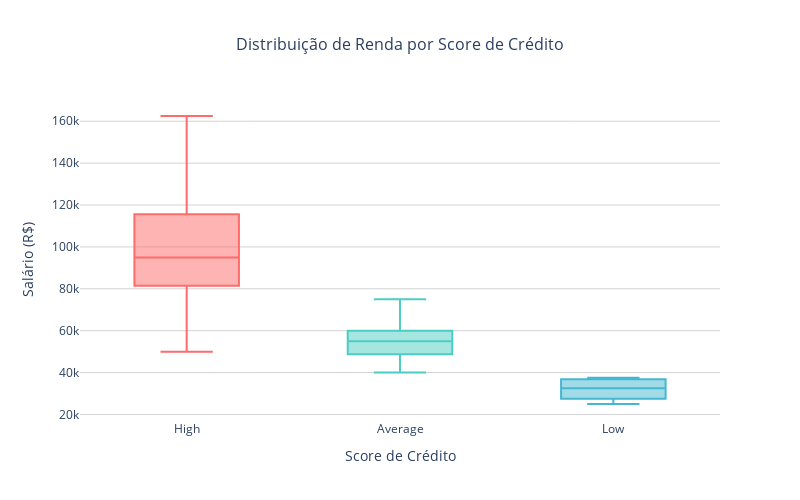

Notebook cell for this chart:
### Markdown cell above
#### 3.2.4 Income e Credit Score

### Code cell
fig1 = px.box(df,
    x='Credit Score',
    y='Income',
    title='Boxplot de Renda por Score de Crédito',
    labels={'Credit Score': 'Score de Crédito', 'Income': 'Salário'},
    color='Credit Score',
    color_discrete_sequence=['#FF6B6B', '#4ECDC4', '#45B7D1']
)

fig1.update_layout(
    title={
        'text': 'Distribuição de Renda por Score de Crédito',
        'x': 0.5,  # Centraliza o título
        'xanchor': 'center',
        'font': {'size': 16}
    },
    xaxis_title='Score de Crédito',
    yaxis_title='Salário (R$)',
    width=800,
    height=500,
    plot_bgcolor='white',
    showlegend=False
)

fig1.update_yaxes(
    showgrid=True,
    gridwidth=1,
    gridcolor='lightgray'
)

fig1.show()

### Figure 1 — Plotly figure (JSON) as saved in the notebook; plotly's stock layout.template omitted (floating-point values rounded to 4 significant figures)
{"data": [{"alignmentgroup": "True", "hovertemplate": "Score de Crédito=%{x}<br>Salário=%{y}<extra></extra>", "legendgroup": "High", "marker": {"color": "#FF6B6B"}, "name": "High", "notched": false, "offsetgroup": "High", "orientation": "v", "showlegend": true, "type": "box", "x": ["High", "High", "High", "High", "High", "High", "High", "High", "High", "High", "High", "High", "High", "High", "High", "High", "High", "High", "High", "High", "High", "High", "High", "High", "High", "High", "High", "High", "High", "High", "High", "High", "High", "High", "High", "High", "High", "High", "High", "High", "High", "High", "High", "High", "High", "High", "High", "High", "High", "High", "High", "High", "High", "High", "High", "High", "High", "High", "High", "High", "High", "High", "High", "High", "High", "High", "High", "High", "High", "High", "High", "High", "High", "High", "High", "High", "High", "High", "High", "High", "High", "High", "High", "High", "High", "High", "High", "High", "High", "High", "High", "High", "High", "High", "High", "High", "High", "High", "High", "High", "High", "High", "High", "High", "High", "High", "High", "High", "High", "High", "High", "High", "High"], "x0": " ", "xaxis": "x", "y": [50000.0, 100000.0, 75000.0, 125000.0, 100000.0, 150000.0, 80000.0, 105000.0, 90000.0, 135000.0, 70000.0, 95000.0, 85000.0, 125000.0, 65000.0, 80000.0, 70000.0, 115000.0, 60000.0, 75000.0, 65000.0, 105000.0, 80000.0, 130000.0, 105000.0, 155000.0, 85000.0, 110000.0, 95000.0, 140000.0, 72500.0, 100000.0, 90000.0, 130000.0, 67500.0, 92500.0, 82500.0, 122500.0, 62500.0, 87500.0, 77500.0, 112500.0, 85000.0, 117500.0, 90000.0, 142500.0, 110000.0, 160000.0, 90000.0, 115000.0, 97500.0, 145000.0, 75000.0, 105000.0, 95000.0, 135000.0, 67500.0, 92500.0, 85000.0, 125000.0, 62500.0, 87500.0, 77500.0, 112500.0, 85000.0, 117500.0, 90000.0, 142500.0, 115000.0, 162500.0, 95000.0, 120000.0, 102500.0, 150000.0, 77500.0, 110000.0, 97500.0, 137500.0, 67500.0, 95000.0, 87500.0, 127500.0, 62500.0, 87500.0, 77500.0, 112500.0, 85000.0, 117500.0, 90000.0, 82000.0, 95000.0, 85000.0, 105000.0, 105000.0, 80000.0, 130000.0, 105000.0, 155000.0, 85000.0, 110000.0, 95000.0, 140000.0, 72500.0, 100000.0, 90000.0, 130000.0, 67500.0, 92500.0, 82500.0, 122500.0, 62500.0, 87500.0, 77500.0], "y0": " ", "yaxis": "y"}, {"alignmentgroup": "True", "hovertemplate": "Score de Crédito=%{x}<br>Salário=%{y}<extra></extra>", "legendgroup": "Average", "marker": {"color": "#4ECDC4"}, "name": "Average", "notched": false, "offsetgroup": "Average", "orientation": "v", "showlegend": true, "type": "box", "x": ["Average", "Average", "Average", "Average", "Average", "Average", "Average", "Average", "Average", "Average", "Average", "Average", "Average", "Average", "Average", "Average", "Average", "Average", "Average", "Average", "Average", "Average", "Average", "Average", "Average", "Average", "Average", "Average", "Average", "Average", "Average", "Average", "Average", "Average", "Average", "Average"], "x0": " ", "xaxis": "x", "y": [40000.0, 60000.0, 55000.0, 50000.0, 45000.0, 55000.0, 45000.0, 65000.0, 57500.0, 52500.0, 47500.0, 57500.0, 60000.0, 47500.0, 67500.0, 57500.0, 52500.0, 47500.0, 57500.0, 62500.0, 50000.0, 70000.0, 57500.0, 52500.0, 47500.0, 57500.0, 60000.0, 75000.0, 55000.0, 68000.0, 55000.0, 45000.0, 65000.0, 57500.0, 52500.0, 47500.0], "y0": " ", "yaxis": "y"}, {"alignmentgroup": "True", "hovertemplate": "Score de Crédito=%{x}<br>Salário=%{y}<extra></extra>", "legendgroup": "Low", "marker": {"color": "#45B7D1"}, "name": "Low", "notched": false, "offsetgroup": "Low", "orientation": "v", "showlegend": true, "type": "box", "x": ["Low", "Low", "Low", "Low", "Low", "Low", "Low", "Low", "Low", "Low", "Low", "Low", "Low", "Low", "Low"], "x0": " ", "xaxis": "x", "y": [35000.0, 30000.0, 25000.0, 37500.0, 32500.0, 27500.0, 37500.0, 32500.0, 27500.0, 37500.0, 32500.0, 27500.0, 37500.0, 32500.0, 27500.0], "y0": " ", "yaxis": "y"}], "layout": {"boxmode": "overlay", "height": 500, "legend": {"title": {"text": "Score de Crédito"}, "tracegroupgap": 0}, "plot_bgcolor": "white", "showlegend": false, "title": {"font": {"size": 16}, "text": "Distribuição de Renda por Score de Crédito", "x": 0.5, "xanchor": "center"}, "width": 800, "xaxis": {"anchor": "y", "categoryarray": ["High", "Average", "Low"], "categoryorder": "array", "domain": [0, 1], "title": {"text": "Score de Crédito"}}, "yaxis": {"anchor": "x", "domain": [0, 1], "gridcolor": "lightgray", "gridwidth": 1, "showgrid": true, "title": {"text": "Salário (R$)"}}}}
